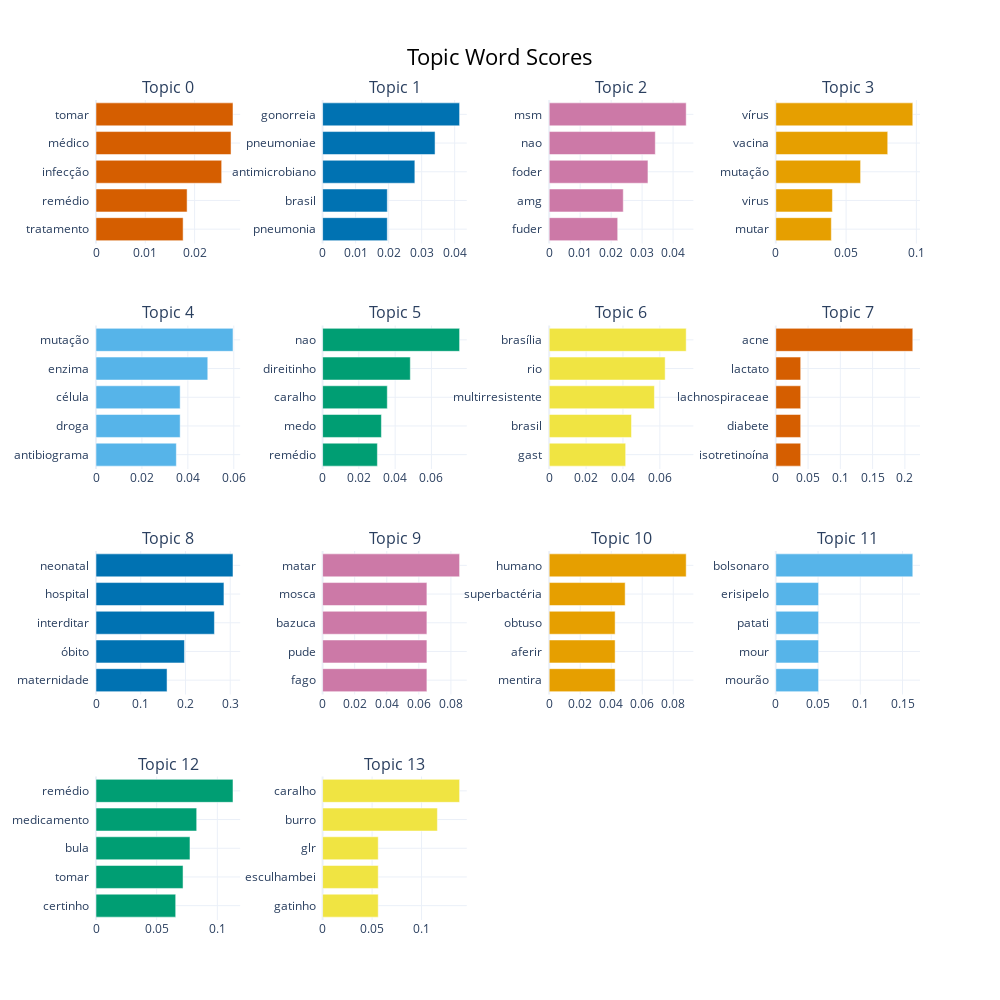

The notebook cell saved with this chart:
### Code cell
topic_model.visualize_barchart(top_n_topics=14)

### Figure 1 — Plotly figure (JSON) as saved in the notebook; plotly's stock layout.template omitted (floating-point values rounded to 4 significant figures)
{"data": [{"marker": {"color": "#D55E00"}, "orientation": "h", "type": "bar", "x": [0.01767, 0.01847, 0.02549, 0.02738, 0.02778], "xaxis": "x", "y": ["tratamento  ", "remédio  ", "infecção  ", "médico  ", "tomar  "], "yaxis": "y"}, {"marker": {"color": "#0072B2"}, "orientation": "h", "type": "bar", "x": [0.01959, 0.0196, 0.02794, 0.03406, 0.04149], "xaxis": "x2", "y": ["pneumonia  ", "brasil  ", "antimicrobiano  ", "pneumoniae  ", "gonorreia  "], "yaxis": "y2"}, {"marker": {"color": "#CC79A7"}, "orientation": "h", "type": "bar", "x": [0.02212, 0.02391, 0.03189, 0.03426, 0.04424], "xaxis": "x3", "y": ["fuder  ", "amg  ", "foder  ", "nao  ", "msm  "], "yaxis": "y3"}, {"marker": {"color": "#E69F00"}, "orientation": "h", "type": "bar", "x": [0.0395, 0.04028, 0.06033, 0.07962, 0.09745], "xaxis": "x4", "y": ["mutar  ", "virus  ", "mutação  ", "vacina  ", "vírus  "], "yaxis": "y4"}, {"marker": {"color": "#56B4E9"}, "orientation": "h", "type": "bar", "x": [0.03499, 0.03665, 0.03665, 0.04868, 0.05966], "xaxis": "x5", "y": ["antibiograma  ", "droga  ", "célula  ", "enzima  ", "mutação  "], "yaxis": "y5"}, {"marker": {"color": "#009E73"}, "orientation": "h", "type": "bar", "x": [0.03021, 0.03242, 0.03567, 0.04836, 0.07554], "xaxis": "x6", "y": ["remédio  ", "medo  ", "caralho  ", "direitinho  ", "nao  "], "yaxis": "y6"}, {"marker": {"color": "#F0E442"}, "orientation": "h", "type": "bar", "x": [0.04146, 0.04462, 0.05704, 0.06286, 0.07427], "xaxis": "x7", "y": ["gast  ", "brasil  ", "multirresistente  ", "rio  ", "brasília  "], "yaxis": "y7"}, {"marker": {"color": "#D55E00"}, "orientation": "h", "type": "bar", "x": [0.03857, 0.03857, 0.03857, 0.03857, 0.2122], "xaxis": "x8", "y": ["isotretinoína  ", "diabete  ", "lachnospiraceae  ", "lactato  ", "acne  "], "yaxis": "y8"}, {"marker": {"color": "#0072B2"}, "orientation": "h", "type": "bar", "x": [0.1588, 0.1977, 0.2647, 0.286, 0.3062], "xaxis": "x9", "y": ["maternidade  ", "óbito  ", "interditar  ", "hospital  ", "neonatal  "], "yaxis": "y9"}, {"marker": {"color": "#CC79A7"}, "orientation": "h", "type": "bar", "x": [0.06503, 0.06503, 0.06503, 0.06503, 0.08542], "xaxis": "x10", "y": ["fago  ", "pude  ", "bazuca  ", "mosca  ", "matar  "], "yaxis": "y10"}, {"marker": {"color": "#E69F00"}, "orientation": "h", "type": "bar", "x": [0.04252, 0.04252, 0.04252, 0.04899, 0.08835], "xaxis": "x11", "y": ["mentira  ", "aferir  ", "obtuso  ", "superbactéria  ", "humano  "], "yaxis": "y11"}, {"marker": {"color": "#56B4E9"}, "orientation": "h", "type": "bar", "x": [0.05064, 0.05064, 0.05064, 0.05064, 0.1622], "xaxis": "x12", "y": ["mourão  ", "mour  ", "patati  ", "erisipelo  ", "bolsonaro  "], "yaxis": "y12"}, {"marker": {"color": "#009E73"}, "orientation": "h", "type": "bar", "x": [0.06567, 0.07173, 0.07745, 0.08298, 0.1129], "xaxis": "x13", "y": ["certinho  ", "tomar  ", "bula  ", "medicamento  ", "remédio  "], "yaxis": "y13"}, {"marker": {"color": "#F0E442"}, "orientation": "h", "type": "bar", "x": [0.05621, 0.05621, 0.05621, 0.116, 0.1384], "xaxis": "x14", "y": ["gatinho  ", "esculhambei  ", "glr  ", "burro  ", "caralho  "], "yaxis": "y14"}], "layout": {"annotations": [{"font": {"size": 16}, "showarrow": false, "text": "Topic 0", "x": 0.0875, "xanchor": "center", "xref": "paper", "y": 1, "yanchor": "bottom", "yref": "paper"}, {"font": {"size": 16}, "showarrow": false, "text": "Topic 1", "x": 0.3625, "xanchor": "center", "xref": "paper", "y": 1, "yanchor": "bottom", "yref": "paper"}, {"font": {"size": 16}, "showarrow": false, "text": "Topic 2", "x": 0.6375, "xanchor": "center", "xref": "paper", "y": 1, "yanchor": "bottom", "yref": "paper"}, {"font": {"size": 16}, "showarrow": false, "text": "Topic 3", "x": 0.9125, "xanchor": "center", "xref": "paper", "y": 1, "yanchor": "bottom", "yref": "paper"}, {"font": {"size": 16}, "showarrow": false, "text": "Topic 4", "x": 0.0875, "xanchor": "center", "xref": "paper", "y": 0.725, "yanchor": "bottom", "yref": "paper"}, {"font": {"size": 16}, "showarrow": false, "text": "Topic 5", "x": 0.3625, "xanchor": "center", "xref": "paper", "y": 0.725, "yanchor": "bottom", "yref": "paper"}, {"font": {"size": 16}, "showarrow": false, "text": "Topic 6", "x": 0.6375, "xanchor": "center", "xref": "paper", "y": 0.725, "yanchor": "bottom", "yref": "paper"}, {"font": {"size": 16}, "showarrow": false, "text": "Topic 7", "x": 0.9125, "xanchor": "center", "xref": "paper", "y": 0.725, "yanchor": "bottom", "yref": "paper"}, {"font": {"size": 16}, "showarrow": false, "text": "Topic 8", "x": 0.0875, "xanchor": "center", "xref": "paper", "y": 0.45, "yanchor": "bottom", "yref": "paper"}, {"font": {"size": 16}, "showarrow": false, "text": "Topic 9", "x": 0.3625, "xanchor": "center", "xref": "paper", "y": 0.45, "yanchor": "bottom", "yref": "paper"}, {"font": {"size": 16}, "showarrow": false, "text": "Topic 10", "x": 0.6375, "xanchor": "center", "xref": "paper", "y": 0.45, "yanchor": "bottom", "yref": "paper"}, {"font": {"size": 16}, "showarrow": false, "text": "Topic 11", "x": 0.9125, "xanchor": "center", "xref": "paper", "y": 0.45, "yanchor": "bottom", "yref": "paper"}, {"font": {"size": 16}, "showarrow": false, "text": "Topic 12", "x": 0.0875, "xanchor": "center", "xref": "paper", "y": 0.175, "yanchor": "bottom", "yref": "paper"}, {"font": {"size": 16}, "showarrow": false, "text": "Topic 13", "x": 0.3625, "xanchor": "center", "xref": "paper", "y": 0.175, "yanchor": "bottom", "yref": "paper"}], "height": 1000, "hoverlabel": {"bgcolor": "white", "font": {"family": "Rockwell", "size": 16}}, "showlegend": false, "title": {"font": {"color": "Black", "size": 22}, "text": "Topic Word Scores", "x": 0.5, "xanchor": "center", "yanchor": "top"}, "width": 1000, "xaxis": {"anchor": "y", "domain": [0, 0.175], "showgrid": true}, "xaxis10": {"anchor": "y10", "domain": [0.275, 0.45], "showgrid": true}, "xaxis11": {"anchor": "y11", "domain": [0.55, 0.725], "showgrid": true}, "xaxis12": {"anchor": "y12", "domain": [0.825, 1], "showgrid": true}, "xaxis13": {"anchor": "y13", "domain": [0, 0.175], "showgrid": true}, "xaxis14": {"anchor": "y14", "domain": [0.275, 0.45], "showgrid": true}, "xaxis15": {"anchor": "y15", "domain": [0.55, 0.725], "showgrid": true}, "xaxis16": {"anchor": "y16", "domain": [0.825, 1], "showgrid": true}, "xaxis2": {"anchor": "y2", "domain": [0.275, 0.45], "showgrid": true}, "xaxis3": {"anchor": "y3", "domain": [0.55, 0.725], "showgrid": true}, "xaxis4": {"anchor": "y4", "domain": [0.825, 1], "showgrid": true}, "xaxis5": {"anchor": "y5", "domain": [0, 0.175], "showgrid": true}, "xaxis6": {"anchor": "y6", "domain": [0.275, 0.45], "showgrid": true}, "xaxis7": {"anchor": "y7", "domain": [0.55, 0.725], "showgrid": true}, "xaxis8": {"anchor": "y8", "domain": [0.825, 1], "showgrid": true}, "xaxis9": {"anchor": "y9", "domain": [0, 0.175], "showgrid": true}, "yaxis": {"anchor": "x", "domain": [0.825, 1], "showgrid": true}, "yaxis10": {"anchor": "x10", "domain": [0.275, 0.45], "showgrid": true}, "yaxis11": {"anchor": "x11", "domain": [0.275, 0.45], "showgrid": true}, "yaxis12": {"anchor": "x12", "domain": [0.275, 0.45], "showgrid": true}, "yaxis13": {"anchor": "x13", "domain": [0, 0.175], "showgrid": true}, "yaxis14": {"anchor": "x14", "domain": [0, 0.175], "showgrid": true}, "yaxis15": {"anchor": "x15", "domain": [0, 0.175], "showgrid": true}, "yaxis16": {"anchor": "x16", "domain": [0, 0.175], "showgrid": true}, "yaxis2": {"anchor": "x2", "domain": [0.825, 1], "showgrid": true}, "yaxis3": {"anchor": "x3", "domain": [0.825, 1], "showgrid": true}, "yaxis4": {"anchor": "x4", "domain": [0.825, 1], "showgrid": true}, "yaxis5": {"anchor": "x5", "domain": [0.55, 0.725], "showgrid": true}, "yaxis6": {"anchor": "x6", "domain": [0.55, 0.725], "showgrid": true}, "yaxis7": {"anchor": "x7", "domain": [0.55, 0.725], "showgrid": true}, "yaxis8": {"anchor": "x8", "domain": [0.55, 0.725], "showgrid": true}, "yaxis9": {"anchor": "x9", "domain": [0.275, 0.45], "showgrid": true}}}
